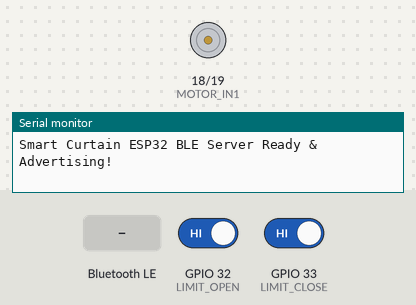
This sketch was run on a simulated ESP32. On the bench: motor-driver pin pairs drawn as motors (green arrow = first pin HIGH = forward, orange = second pin HIGH = backward, longer = more drive, scaled by the enable pin), the last lines printed to the serial monitor. Inputs (shaded band) come from the test bench; at power-on: GPIO 33 (LIMIT_CLOSE) HIGH, GPIO 32 (LIMIT_OPEN) HIGH. Nothing arrives over Bluetooth unless stated; a phone connects over Bluetooth LE 3 s after start.

Above: at 1.2 s.
1.3 s: Bluetooth LE write "CLOSE" received
At 2.0 s:
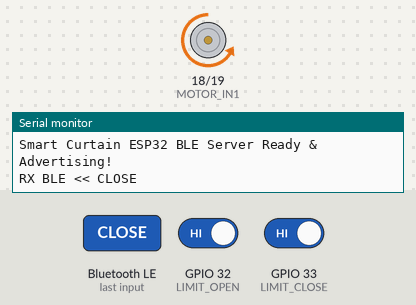
4.5 s: GPIO 33 (LIMIT_CLOSE) driven LOW
At 5.7 s:
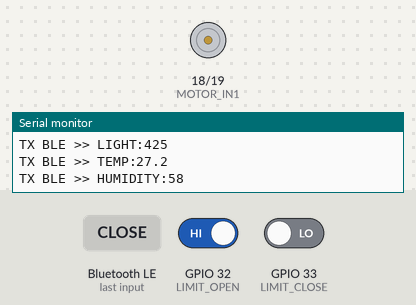
6.0 s: Bluetooth LE write "OPEN" received
At 6.8 s:
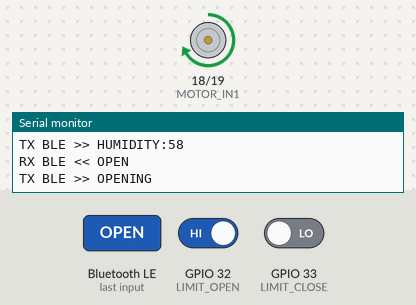
Timing chart, 0 to 8.5 s (numbered marks = the images above; inputs shaded):
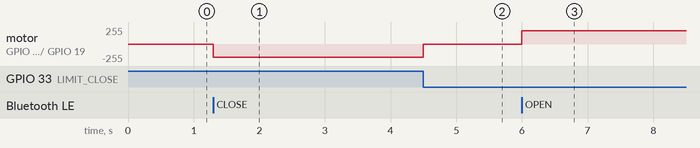

The sketch:

smart_curtain_esp32.ino
```cpp
/*
  Smart Curtain ESP32 - Bluetooth Low Energy (BLE) Firmware
  Developed for Smart Curtain Control Dashboard
  Author: Akshay Patil

  Board: ESP32 Dev Module
  Components:
   - ESP32
   - L298N / Dual H-Bridge Motor Driver (IN1: GPIO 18, IN2: GPIO 19, ENA: GPIO 21)
   - Limit Switch Open (GPIO 32 - INPUT_PULLUP)
   - Limit Switch Close (GPIO 33 - INPUT_PULLUP)
   - BH1750 Light Sensor (I2C: SDA GPIO 21, SCL GPIO 22) or LDR on ADC
   - DHT22 Temp/Humidity Sensor (GPIO 4)
*/

#include <BLEDevice.h>
#include <BLEServer.h>
#include <BLEUtils.h>
#include <BLE2902.h>

// Must match src/config/bleConfig.js
#define SERVICE_UUID        "4fafc201-1fb5-459e-8fcc-c5c9c331914b"
#define CHARACTERISTIC_UUID "beb5483e-36e1-4688-b7f5-ea07361b26a8"

// Pin definitions
const int MOTOR_IN1 = 18;
const int MOTOR_IN2 = 19;
const int MOTOR_ENA = 23;
const int LIMIT_OPEN = 32;
const int LIMIT_CLOSE = 33;

BLEServer* pServer = NULL;
BLECharacteristic* pCharacteristic = NULL;
bool deviceConnected = false;
bool oldDeviceConnected = false;

int currentPosition = 100; // 0 = Closed, 100 = Open
String currentState = "OPEN"; // OPEN, CLOSED, OPENING, CLOSING, STOPPED

void sendBleNotification(String message) {
  if (deviceConnected && pCharacteristic != NULL) {
    pCharacteristic->setValue(message.c_str());
    pCharacteristic->notify();
    Serial.println("TX BLE >> " + message);
  }
}

void stopMotor() {
  digitalWrite(MOTOR_IN1, LOW);
  digitalWrite(MOTOR_IN2, LOW);
  currentState = "STOPPED";
  sendBleNotification("STOPPED");
  sendBleNotification("POSITION:" + String(currentPosition));
}

void openCurtain() {
  if (currentPosition >= 100) {
    sendBleNotification("OPEN");
    return;
  }
  currentState = "OPENING";
  sendBleNotification("OPENING");
  digitalWrite(MOTOR_IN1, HIGH);
  digitalWrite(MOTOR_IN2, LOW);
}

void closeCurtain() {
  if (currentPosition <= 0) {
    sendBleNotification("CLOSED");
    return;
  }
  currentState = "CLOSING";
  sendBleNotification("CLOSING");
  digitalWrite(MOTOR_IN1, LOW);
  digitalWrite(MOTOR_IN2, HIGH);
}

class MyServerCallbacks: public BLEServerCallbacks {
    void onConnect(BLEServer* pServer) {
      deviceConnected = true;
      Serial.println("Client connected!");
    };

    void onDisconnect(BLEServer* pServer) {
      deviceConnected = false;
      Serial.println("Client disconnected!");
    }
};

class MyCharacteristicCallbacks: public BLECharacteristicCallbacks {
    void onWrite(BLECharacteristic *pCharacteristic) {
      String rxValue = pCharacteristic->getValue().c_str();
      rxValue.trim();

      if (rxValue.length() > 0) {
        Serial.println("RX BLE << " + rxValue);

        if (rxValue == "OPEN") {
          openCurtain();
        } else if (rxValue == "CLOSE") {
          closeCurtain();
        } else if (rxValue == "STOP") {
          stopMotor();
        } else if (rxValue.startsWith("POSITION:")) {
          int target = rxValue.substring(9).toInt();
          target = constrain(target, 0, 100);
          if (target > currentPosition) {
            openCurtain();
          } else if (target < currentPosition) {
            closeCurtain();
          } else {
            stopMotor();
          }
        }
      }
    }
};

void setup() {
  Serial.begin(115200);
  pinMode(MOTOR_IN1, OUTPUT);
  pinMode(MOTOR_IN2, OUTPUT);
  pinMode(MOTOR_ENA, OUTPUT);
  analogWrite(MOTOR_ENA, 200); // 78% PWM speed

  pinMode(LIMIT_OPEN, INPUT_PULLUP);
  pinMode(LIMIT_CLOSE, INPUT_PULLUP);

  // Initialize BLE
  BLEDevice::init("Smart Curtain ESP32");
  pServer = BLEDevice::createServer();
  pServer->setCallbacks(new MyServerCallbacks());

  BLEService *pService = pServer->createService(SERVICE_UUID);
  pCharacteristic = pService->createCharacteristic(
                      CHARACTERISTIC_UUID,
                      BLECharacteristic::PROPERTY_READ   |
                      BLECharacteristic::PROPERTY_WRITE  |
                      BLECharacteristic::PROPERTY_NOTIFY |
                      BLECharacteristic::PROPERTY_INDICATE
                    );

  pCharacteristic->setCallbacks(new MyCharacteristicCallbacks());
  pCharacteristic->addDescriptor(new BLE2902());

  pService->start();
  BLEAdvertising *pAdvertising = BLEDevice::getAdvertising();
  pAdvertising->addServiceUUID(SERVICE_UUID);
  pAdvertising->setScanResponse(true);
  pAdvertising->setMinPreferred(0x06);
  pAdvertising->setMinPreferred(0x12);
  BLEDevice::startAdvertising();
  Serial.println("Smart Curtain ESP32 BLE Server Ready & Advertising!");
}

unsigned long lastSensorPoll = 0;

void loop() {
  // Check Limit Switches
  if (currentState == "OPENING" && digitalRead(LIMIT_OPEN) == LOW) {
    currentPosition = 100;
    currentState = "OPEN";
    stopMotor();
    sendBleNotification("OPEN");
    sendBleNotification("POSITION:100");
  }

  if (currentState == "CLOSING" && digitalRead(LIMIT_CLOSE) == LOW) {
    currentPosition = 0;
    currentState = "CLOSED";
    stopMotor();
    sendBleNotification("CLOSED");
    sendBleNotification("POSITION:0");
  }

  // Periodic Telemetry Stream every 5 seconds
  if (millis() - lastSensorPoll > 5000) {
    lastSensorPoll = millis();
    if (deviceConnected) {
      // Send live sensor telemetry packets
      sendBleNotification("LIGHT:425");
      sendBleNotification("TEMP:27.2");
      sendBleNotification("HUMIDITY:58");
    }
  }

  // Handle disconnecting reconnect advertising
  if (!deviceConnected && oldDeviceConnected) {
    delay(500);
    pServer->startAdvertising();
    Serial.println("Restarted BLE advertising");
    oldDeviceConnected = deviceConnected;
  }
  if (deviceConnected && !oldDeviceConnected) {
    oldDeviceConnected = deviceConnected;
  }
}
```

Measured:
- after the input at 1.3 s, motor on GPIO 18 (MOTOR_IN1) / GPIO 19 (MOTOR_IN2): stopped → backward 200/255 at once
- after the input at 4.5 s, motor on GPIO 18 (MOTOR_IN1) / GPIO 19 (MOTOR_IN2): backward 200/255 → stopped at once
- after the input at 6.0 s, motor on GPIO 18 (MOTOR_IN1) / GPIO 19 (MOTOR_IN2): stopped → forward 200/255 at once
